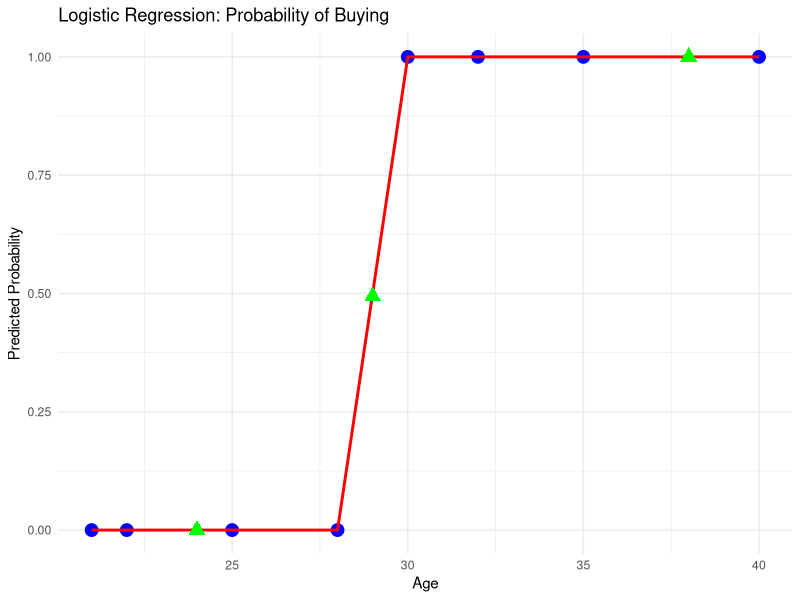

Here is the R script that generated this plot:
library(tidyverse)
library(broom)     
library(modelr)    

# Example Data
data <- tibble(
  age = c(22, 25, 30, 35, 40, 28, 32, 21),
  bought = c(0, 0, 1, 1, 1, 0, 1, 0)
)

# Fit Logistic Regression
model <- glm(bought ~ age, data = data, family = binomial)

# Summary of model coefficients
tidy(model)

# Predict Probabilities on original data
data_with_preds <- data %>%
  mutate(prob = predict(model, type = "response"))

# Predict on new data
new_data <- tibble(age = c(24, 29, 38)) %>%
  mutate(
    probability = predict(model, newdata = ., type = "response"),
    predicted_class = if_else(probability > 0.5, 1, 0)
  )

print(new_data)

# Plot: Age vs Probability of Buying
ggplot(data_with_preds, aes(x = age, y = prob)) +
  geom_point(aes(y = bought), color = "blue", size = 4) +
  geom_line(color = "red", size = 1) +
  geom_point(data = new_data, aes(x = age, y = probability), 
             color = "green", size = 4, shape = 17) +
  labs(
    title = "Logistic Regression: Probability of Buying",
    x = "Age",
    y = "Predicted Probability"
  ) +
  theme_minimal()
